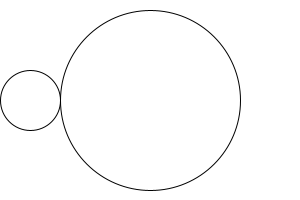
Frame 1 (no input)
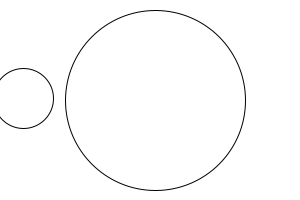
Frame 60 (the mouse pressed at the canvas centre just before this capture)
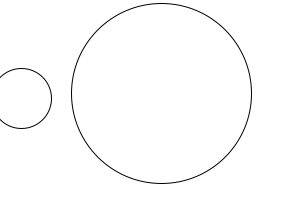
Frame 120 (the mouse held since frame 60 and released just before this capture)

The Processing sketch that drew these frames (run headless with seeded random() and noise(); from frame 60 on, the mouse is pressed at the canvas centre):

// Processing sketch: bal_raakt_ball
// ── bal_raakt_ball.pde
float x1 = 150;
float y1 = 100;
float d1 = 180;
float r1 = d1 / 2;
float x2 = 30;
float y2 = 100;
float d2 = 60;
float r2 = d2 / 2;
void setup()
{
  size(300,200);
}
void draw()
{
  background(255);
  fill(255);
  if(dist(x1,y1, x2, y2) < r1 + r2)
  {
    fill(255,0,0);
  }
  ellipse(x1,y1,d1,d1);
  ellipse(x2,y2,d2,d2);
  x1 += random(-1,1);
  y1 += random(-1,1);
  x2 += random(-1,1);
  y2 += random(-1,1);
}
